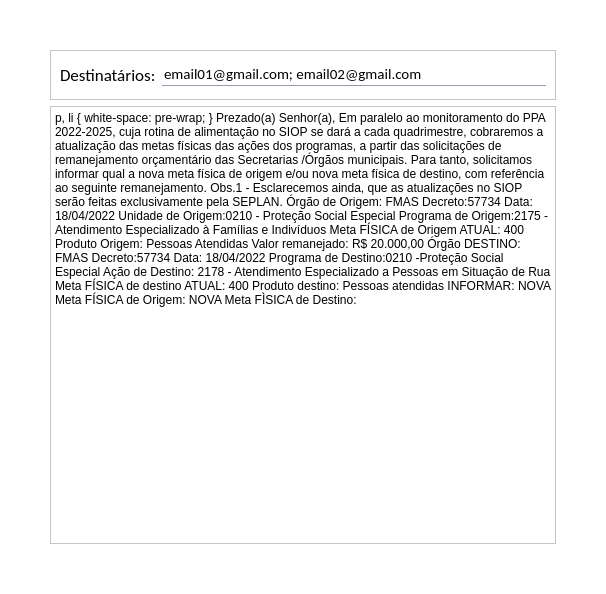
<?xml version="1.0" encoding="UTF-8"?>
<ui version="4.0">
 <class>Form</class>
 <widget class="QWidget" name="Form">
  <property name="geometry">
   <rect>
    <x>0</x>
    <y>0</y>
    <width>606</width>
    <height>594</height>
   </rect>
  </property>
  <property name="windowTitle">
   <string>Form</string>
  </property>
  <property name="styleSheet">
   <string notr="true">background-color: rgb(255, 255, 255);</string>
  </property>
  <layout class="QVBoxLayout" name="verticalLayout">
   <property name="leftMargin">
    <number>50</number>
   </property>
   <property name="topMargin">
    <number>50</number>
   </property>
   <property name="rightMargin">
    <number>50</number>
   </property>
   <property name="bottomMargin">
    <number>50</number>
   </property>
   <item>
    <widget class="QFrame" name="frame">
     <property name="sizePolicy">
      <sizepolicy hsizetype="Preferred" vsizetype="Expanding">
       <horstretch>0</horstretch>
       <verstretch>0</verstretch>
      </sizepolicy>
     </property>
     <property name="maximumSize">
      <size>
       <width>16777215</width>
       <height>50</height>
      </size>
     </property>
     <property name="frameShape">
      <enum>QFrame::StyledPanel</enum>
     </property>
     <property name="frameShadow">
      <enum>QFrame::Raised</enum>
     </property>
     <layout class="QHBoxLayout" name="horizontalLayout">
      <item>
       <widget class="QLabel" name="label">
        <property name="font">
         <font>
          <family>Calibri</family>
          <pointsize>13</pointsize>
         </font>
        </property>
        <property name="text">
         <string>Destinatários:</string>
        </property>
       </widget>
      </item>
      <item>
       <widget class="QLineEdit" name="lineEdit">
        <property name="font">
         <font>
          <family>Calibri</family>
          <pointsize>11</pointsize>
         </font>
        </property>
        <property name="styleSheet">
         <string notr="true">QLineEdit {
	border: none;
	border-bottom: 1px solid rgb(161, 150, 170)
}

QLineEdit:focus {
	border-bottom: 2px solid rgb(161, 150, 170)
}</string>
        </property>
        <property name="text">
         <string>email01@gmail.com; email02@gmail.com</string>
        </property>
        <property name="readOnly">
         <bool>true</bool>
        </property>
       </widget>
      </item>
     </layout>
    </widget>
   </item>
   <item>
    <widget class="QTextEdit" name="textEdit_2">
     <property name="readOnly">
      <bool>true</bool>
     </property>
     <property name="html">
      <string>&lt;!DOCTYPE HTML PUBLIC &quot;-//W3C//DTD HTML 4.0//EN&quot; &quot;http://www.w3.org/TR/REC-html40/strict.dtd&quot;&gt;
&lt;html&gt;&lt;head&gt;&lt;meta name=&quot;qrichtext&quot; content=&quot;1&quot; /&gt;&lt;style type=&quot;text/css&quot;&gt;
p, li { white-space: pre-wrap; }
&lt;/style&gt;&lt;/head&gt;&lt;body style=&quot; font-family:'MS Shell Dlg 2'; font-size:8.25pt; font-weight:400; font-style:normal;&quot;&gt;
&lt;p style=&quot; margin-top:0px; margin-bottom:0px; margin-left:0px; margin-right:0px; -qt-block-indent:0; text-indent:0px;&quot;&gt;Prezado(a) Senhor(a),&lt;/p&gt;
&lt;p style=&quot;-qt-paragraph-type:empty; margin-top:0px; margin-bottom:0px; margin-left:0px; margin-right:0px; -qt-block-indent:0; text-indent:0px;&quot;&gt;&lt;br /&gt;&lt;/p&gt;
&lt;p style=&quot; margin-top:0px; margin-bottom:0px; margin-left:0px; margin-right:0px; -qt-block-indent:0; text-indent:0px;&quot;&gt;Em paralelo ao monitoramento do PPA 2022-2025, cuja rotina de alimentação no SIOP se dará a cada quadrimestre, cobraremos a atualização das metas físicas das ações dos programas, a partir das solicitações de remanejamento orçamentário das Secretarias /Órgãos municipais.&lt;/p&gt;
&lt;p style=&quot;-qt-paragraph-type:empty; margin-top:0px; margin-bottom:0px; margin-left:0px; margin-right:0px; -qt-block-indent:0; text-indent:0px;&quot;&gt;&lt;br /&gt;&lt;/p&gt;
&lt;p style=&quot; margin-top:0px; margin-bottom:0px; margin-left:0px; margin-right:0px; -qt-block-indent:0; text-indent:0px;&quot;&gt;Para tanto, solicitamos informar qual a nova meta física de origem e/ou nova meta física de destino, com referência ao seguinte remanejamento.&lt;/p&gt;
&lt;p style=&quot;-qt-paragraph-type:empty; margin-top:0px; margin-bottom:0px; margin-left:0px; margin-right:0px; -qt-block-indent:0; text-indent:0px;&quot;&gt;&lt;br /&gt;&lt;/p&gt;
&lt;p style=&quot;-qt-paragraph-type:empty; margin-top:0px; margin-bottom:0px; margin-left:0px; margin-right:0px; -qt-block-indent:0; text-indent:0px;&quot;&gt;&lt;br /&gt;&lt;/p&gt;
&lt;p style=&quot; margin-top:0px; margin-bottom:0px; margin-left:0px; margin-right:0px; -qt-block-indent:0; text-indent:0px;&quot;&gt;Obs.1 - Esclarecemos ainda, que as atualizações  no SIOP serão feitas exclusivamente pela SEPLAN. &lt;/p&gt;
&lt;p style=&quot;-qt-paragraph-type:empty; margin-top:0px; margin-bottom:0px; margin-left:0px; margin-right:0px; -qt-block-indent:0; text-indent:0px;&quot;&gt;&lt;br /&gt;&lt;/p&gt;
&lt;p style=&quot; margin-top:0px; margin-bottom:0px; margin-left:0px; margin-right:0px; -qt-block-indent:0; text-indent:0px;&quot;&gt;Órgão de Origem: FMAS Decreto:57734 Data: 18/04/2022&lt;/p&gt;
&lt;p style=&quot; margin-top:0px; margin-bottom:0px; margin-left:0px; margin-right:0px; -qt-block-indent:0; text-indent:0px;&quot;&gt;Unidade de Origem:0210 - Proteção Social Especial&lt;/p&gt;
&lt;p style=&quot; margin-top:0px; margin-bottom:0px; margin-left:0px; margin-right:0px; -qt-block-indent:0; text-indent:0px;&quot;&gt;Programa de Origem:2175 -  Atendimento Especializado à Famílias e Indivíduos&lt;/p&gt;
&lt;p style=&quot; margin-top:0px; margin-bottom:0px; margin-left:0px; margin-right:0px; -qt-block-indent:0; text-indent:0px;&quot;&gt;Meta FÍSICA de Origem  ATUAL: 400&lt;/p&gt;
&lt;p style=&quot; margin-top:0px; margin-bottom:0px; margin-left:0px; margin-right:0px; -qt-block-indent:0; text-indent:0px;&quot;&gt;Produto Origem: Pessoas Atendidas&lt;/p&gt;
&lt;p style=&quot; margin-top:0px; margin-bottom:0px; margin-left:0px; margin-right:0px; -qt-block-indent:0; text-indent:0px;&quot;&gt;Valor remanejado: R$ 20.000,00&lt;/p&gt;
&lt;p style=&quot;-qt-paragraph-type:empty; margin-top:0px; margin-bottom:0px; margin-left:0px; margin-right:0px; -qt-block-indent:0; text-indent:0px;&quot;&gt;&lt;br /&gt;&lt;/p&gt;
&lt;p style=&quot; margin-top:0px; margin-bottom:0px; margin-left:0px; margin-right:0px; -qt-block-indent:0; text-indent:0px;&quot;&gt;Órgão DESTINO: FMAS Decreto:57734 Data: 18/04/2022&lt;/p&gt;
&lt;p style=&quot; margin-top:0px; margin-bottom:0px; margin-left:0px; margin-right:0px; -qt-block-indent:0; text-indent:0px;&quot;&gt;Programa de Destino:0210 -Proteção Social Especial&lt;/p&gt;
&lt;p style=&quot; margin-top:0px; margin-bottom:0px; margin-left:0px; margin-right:0px; -qt-block-indent:0; text-indent:0px;&quot;&gt;Ação de Destino: 2178 - Atendimento Especializado a Pessoas em Situação de Rua &lt;/p&gt;
&lt;p style=&quot; margin-top:0px; margin-bottom:0px; margin-left:0px; margin-right:0px; -qt-block-indent:0; text-indent:0px;&quot;&gt;Meta FÍSICA de destino ATUAL: 400&lt;/p&gt;
&lt;p style=&quot; margin-top:0px; margin-bottom:0px; margin-left:0px; margin-right:0px; -qt-block-indent:0; text-indent:0px;&quot;&gt;Produto destino: Pessoas atendidas&lt;/p&gt;
&lt;p style=&quot; margin-top:0px; margin-bottom:0px; margin-left:0px; margin-right:0px; -qt-block-indent:0; text-indent:0px;&quot;&gt;INFORMAR:&lt;/p&gt;
&lt;p style=&quot;-qt-paragraph-type:empty; margin-top:0px; margin-bottom:0px; margin-left:0px; margin-right:0px; -qt-block-indent:0; text-indent:0px;&quot;&gt;&lt;br /&gt;&lt;/p&gt;
&lt;p style=&quot; margin-top:0px; margin-bottom:0px; margin-left:0px; margin-right:0px; -qt-block-indent:0; text-indent:0px;&quot;&gt;NOVA Meta FÍSICA de Origem:&lt;/p&gt;
&lt;p style=&quot; margin-top:0px; margin-bottom:0px; margin-left:0px; margin-right:0px; -qt-block-indent:0; text-indent:0px;&quot;&gt;NOVA Meta FÌSICA de Destino:&lt;/p&gt;&lt;/body&gt;&lt;/html&gt;</string>
     </property>
    </widget>
   </item>
  </layout>
 </widget>
 <resources/>
 <connections/>
</ui>
